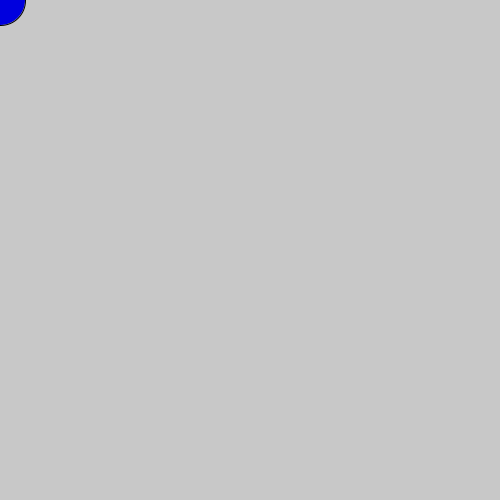
Frame 1 (no input)
Frame 60 (the mouse pressed at the canvas centre just before this capture): identical to frame 1, image omitted
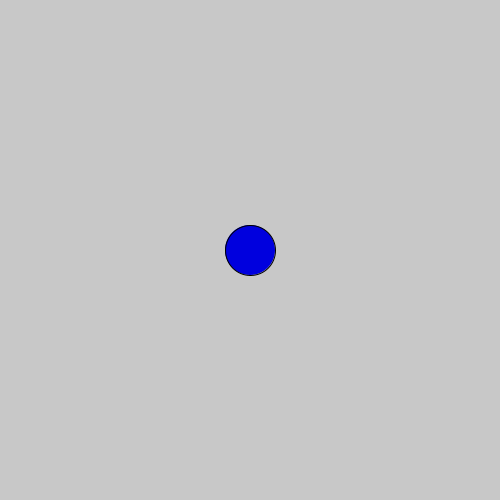
Frame 120 (the mouse held since frame 60 and released just before this capture)

The Processing sketch that drew these frames (run headless with seeded random() and noise(); from frame 60 on, the mouse is pressed at the canvas centre):

// Processing sketch: starter2sketch_160823a
// ── starter2sketch_160823a.pde
// runs exactly one time
void setup() {
   size(500,500);
   background(200);
   frameRate(600);
}

//operates on a loop
void draw() {
  background(200);
  fill(0,0,222);
  ellipse(mouseX,mouseY,50,50);
}
